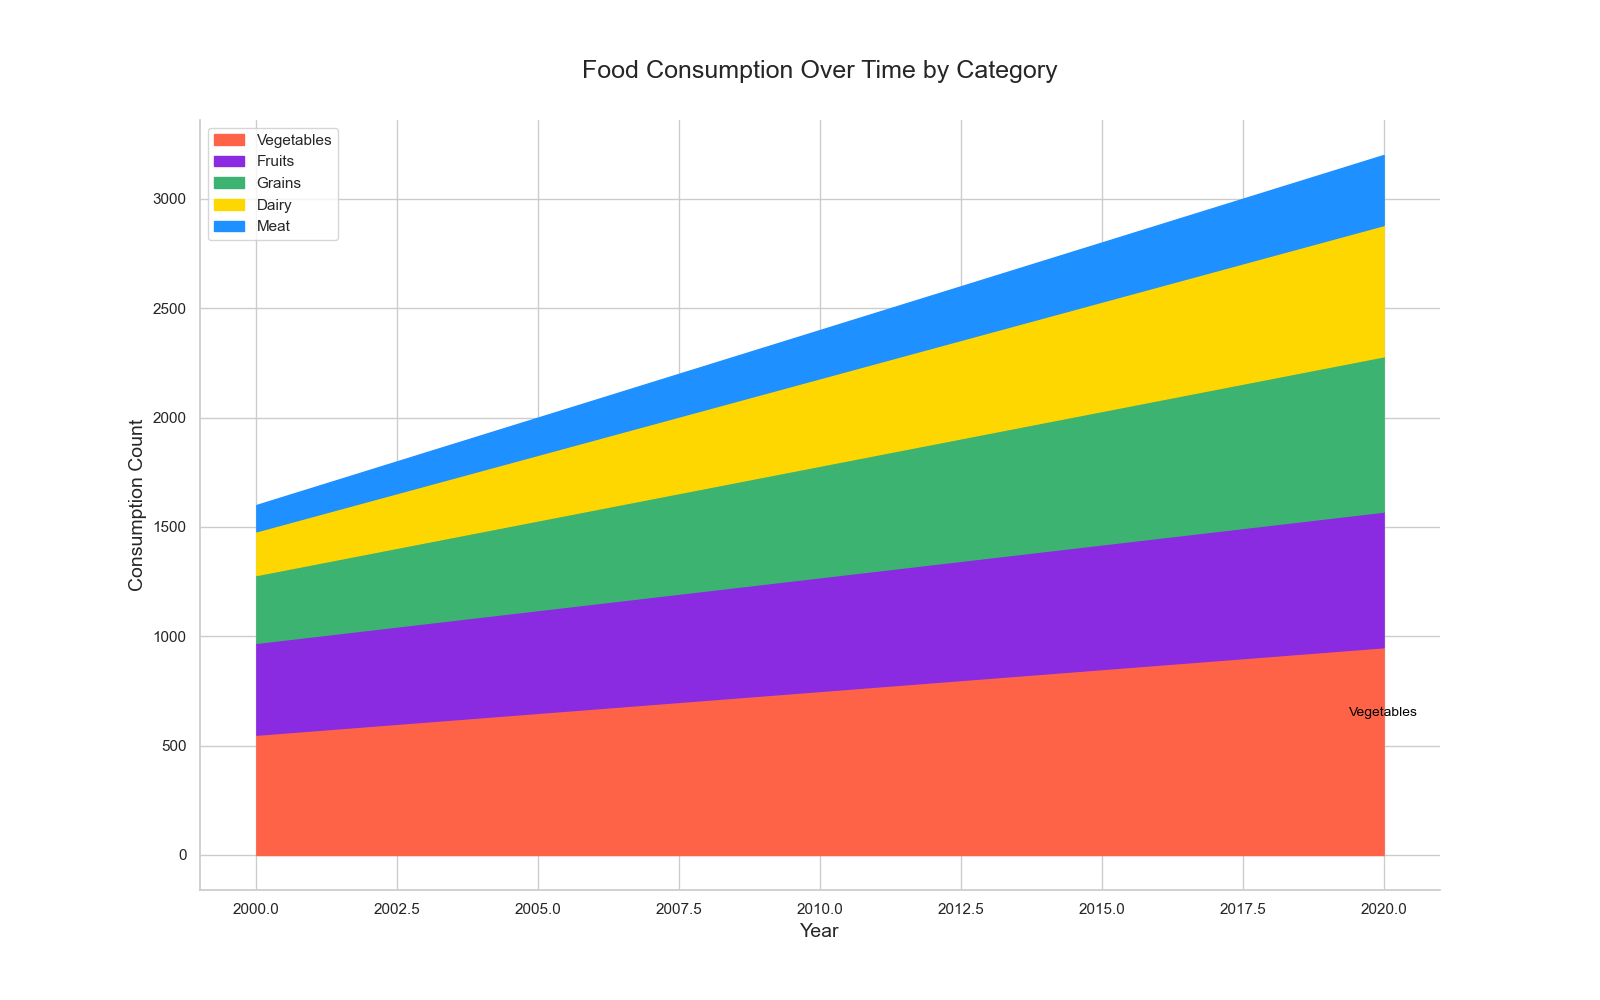

This chart was generated by the following Python code:

import matplotlib.pyplot as plt
import pandas as pd
import seaborn as sns

data = {
    'Year': [i for i in range(2000, 2021)],
    'Vegetables': [550 + i * 20 for i in range(21)],
    'Fruits': [420 + i * 10 for i in range(21)],
    'Grains': [310 + i * 20 for i in range(21)],
    'Dairy': [200 + i * 20 for i in range(21)],
    'Meat': [120 + i * 10 for i in range(21)],
}
df = pd.DataFrame(data)

df_melted = df.melt('Year', var_name='Category', value_name='Consumption')

df_melted['Cumulative'] = df_melted.groupby('Year')['Consumption'].cumsum()

plt.figure(figsize=(16, 10))
colors = ["#FF6347", "#8A2BE2", "#3CB371", "#FFD700", "#1E90FF"]

for i, category in enumerate(df_melted['Category'].unique()):
    if i == 0:
        plt.fill_between(df['Year'], 0, df_melted[df_melted['Category'] == category]['Cumulative'], color=colors[i], label=category)
    else:
        plt.fill_between(df['Year'], 
                         df_melted[df_melted['Category'] == df_melted['Category'].unique()[i-1]]['Cumulative'], 
                         df_melted[df_melted['Category'] == category]['Cumulative'], 
                         color=colors[i], label=category)

last_year_data = df_melted[df_melted['Year'] == df['Year'].max()]
vegetables_last_value = last_year_data[last_year_data['Category'] == 'Vegetables']['Cumulative'].values[0]
plt.text(df['Year'].max(), vegetables_last_value - 300, "Vegetables", verticalalignment='center', horizontalalignment='center', color="black", fontsize=10)

plt.title("Food Consumption Over Time by Category", fontsize=18, pad=30)
plt.xlabel("Year", fontsize=14)
plt.ylabel("Consumption Count", fontsize=14)
plt.legend(loc='upper left')
sns.despine()
plt.show()
